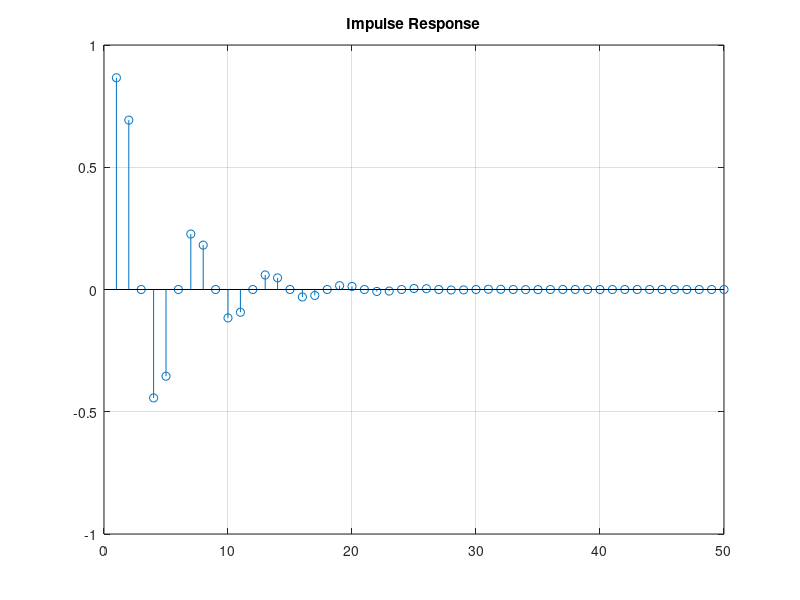
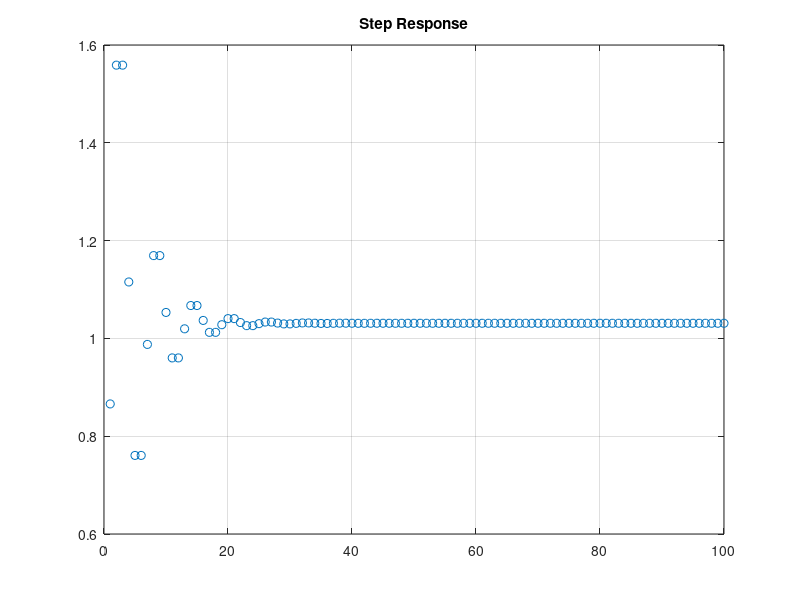
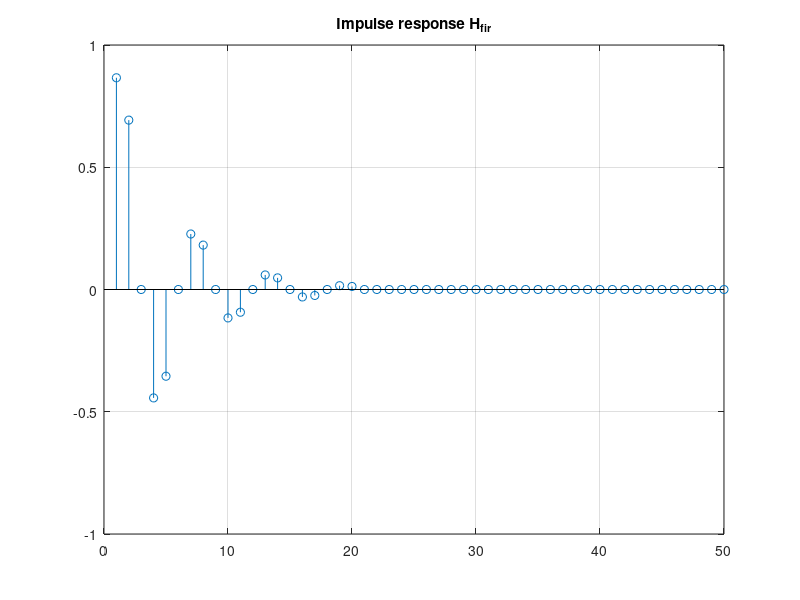
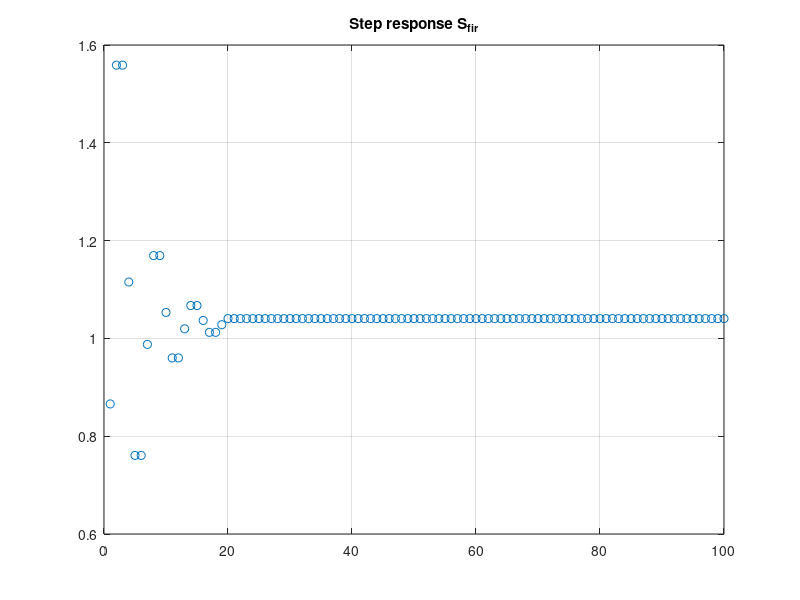

Write MATLAB code to recreate these figures, in order. (Note: this script raises an error after producing the figures.)
clc; clear;close all;
n = 0:49;
x = [1, zeros(1,length(n)-1)];


%CLEAR VARIABLES
y_last = 0;
y_before_last=0;


%COEFICIENT
a1 =-0.8;
a2 =0.64;
b0 =0.866;
a= [1 a1 a2];


h_n = filter (b0,a,x);


figure 
stem(h_n)
grid on
title("Impulse Response");


n = 1:100;
x=ones(1,length(n));
s_n = filter (b0,a,x);

figure
plot(s_n,'o')
grid on
title ("Step Response");

h_n_fir = [h_n(1:20) zeros(1,30)];

figure 
stem(h_n_fir)
grid on
title("Impulse response H_{fir}");

s_n_fir = filter(h_n_fir,1,x)

figure
plot(s_n_fir,'o')
grid on
title ("Step response S_{fir}");

figure
plot(n,s_n,n,s_n_fir,'o')

legend('Step Reponse','Step Response_{fir}');


figure
plot (n,h_n,n,h_n_fir);

